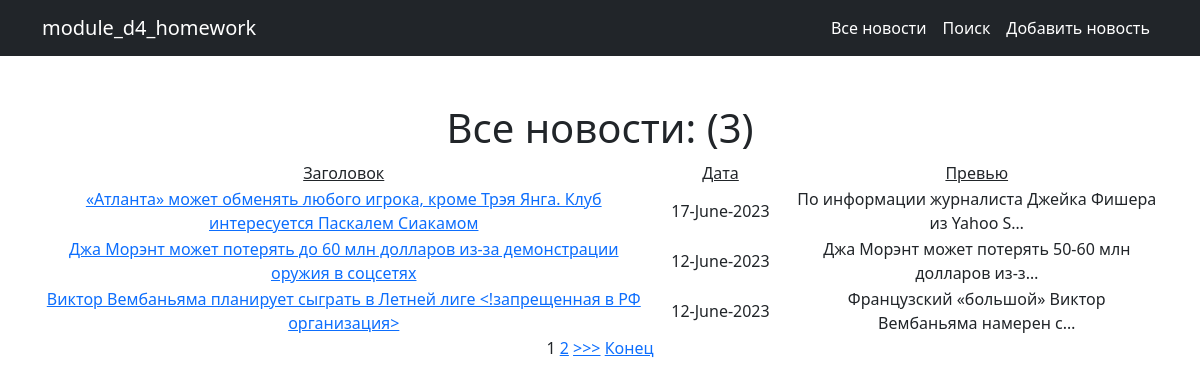
The page /news/ on the database as committed earlier.
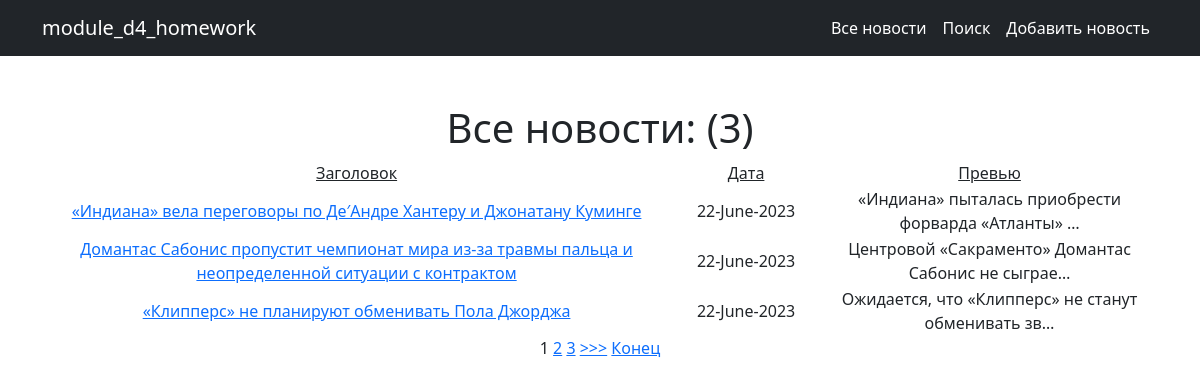
The same page on the database as committed later.
### news/models.py (models this page shows, shortened)
class Post(models.Model):
    news = 'NW'
    article = 'AR'
    TYPES = [
        (news, 'Новость'),
        (article, 'Статья'),
    ]
    author = models.ForeignKey(Author, on_delete=models.CASCADE)
    categoryType = models.CharField(max_length=2, choices=TYPES, default=news)
    dateCreation = models.DateTimeField(auto_now_add=True)
    postCategory = models.ManyToManyField(Category, through='PostCategory')
    title = models.CharField(max_length=128)
    text = models.TextField()
    rating = models.SmallIntegerField(default=0)

### news/views.py (the view)
# urls.py: path('', NewsList.as_view(), name='news'),
class NewsList(ListView):
    model = Post
    template_name = 'news.html'
    context_object_name = 'news'
    queryset = Post.objects.order_by('-id')
    paginate_by = 3

### news/templatetags/custom_filters.py (called while the page is built)
@register.filter(name='censor')
def censor(text):
    forbidden_vocabulary = ['nba', 'нба']
    for i in forbidden_vocabulary:
        text = text.replace(i, '<!запрещенная в РФ организация>')
        text = text.replace(i.upper(), '<!запрещенная в РФ организация>')
    return text

### templates/news.html (shortened to what this page needs)
{% extends 'flatpages/default.html' %}
{% load custom_filters %}
{% block content %}
<h1>Все новости: ({{ news|length }})</h1>
{% if news %}
    <table>
        <tr>
            <td><u>Заголовок</u></td>
            <td width="150"><u>Дата</u></td>
            <td><u>Превью</u></td>
        </tr>
    {% for det_news in news %}
        <tr>
            <td>
                <a href="{% url 'news_detail' det_news.id %}">{{ det_news.title|censor }}</a>
            </td>
            <td>{{ det_news.dateCreation|date:'d-N-Y' }}</td>
            <td>{{ det_news.text|censor|truncatechars:50 }}</td>
        </tr>
    {% endfor %}
    </table>
{% else %}
    <h2>Новостей нет!</h2>
{% endif %}
{% if is_paginated %}
    {% for num in page_obj.paginator.page_range %}
        {% if page_obj.number == num %}
            <a>{{ num }}</a>
        {% elif num > page_obj.number|add:'-3' and num < page_obj.number|add:'3' %}
            <a href="?page={{ num }}">{{ num }}</a>
        {% endif %}
    {% endfor %}
    {% if page_obj.has_next %}
        <a href="?page={{ page_obj.next_page_number }}">>>></a>
        <a href="?page={{ page_obj.paginator.num_pages }}">Конец</a>
    {% endif %}
{% endif %}
{% endblock content %}

Rows that differ between the two databases and show on the page:
no longer on this page (row unchanged): Post: title|censor "«Атланта» может обменять любого игрока, кроме Трэя Янга. Клуб интересуется Паскалем Сиакамом", dateCreation "17-June-2023", text|censor "По информации журналиста Джейка Фишера из Yahoo S…"
no longer on this page (row unchanged): Post: title|censor "Джа Морэнт может потерять до 60 млн долларов из-за демонстрации оружия в соцсетях", dateCreation "12-June-2023", text|censor "Джа Морэнт может потерять 50-60 млн долларов из-з…"
no longer on this page (row unchanged): Post: title|censor "Виктор Вембаньяма планирует сыграть в Летней лиге <!запрещенная в РФ организация>", dateCreation "12-June-2023", text|censor "Французский «большой» Виктор Вембаньяма намерен с…"
added Post: title|censor "«Индиана» вела переговоры по Де′Андре Хантеру и Джонатану Куминге", dateCreation "22-June-2023", text|censor "«Индиана» пыталась приобрести форварда «Атланты» …"
added Post: title|censor "Домантас Сабонис пропустит чемпионат мира из-за травмы пальца и неопределенной ситуации с контрактом", dateCreation "22-June-2023", text|censor "Центровой «Сакраменто» Домантас Сабонис не сыграе…"
added Post: title|censor "«Клипперс» не планируют обменивать Пола Джорджа", dateCreation "22-June-2023", text|censor "Ожидается, что «Клипперс» не станут обменивать зв…"
Other text that changed with them:
new list line: "3"
